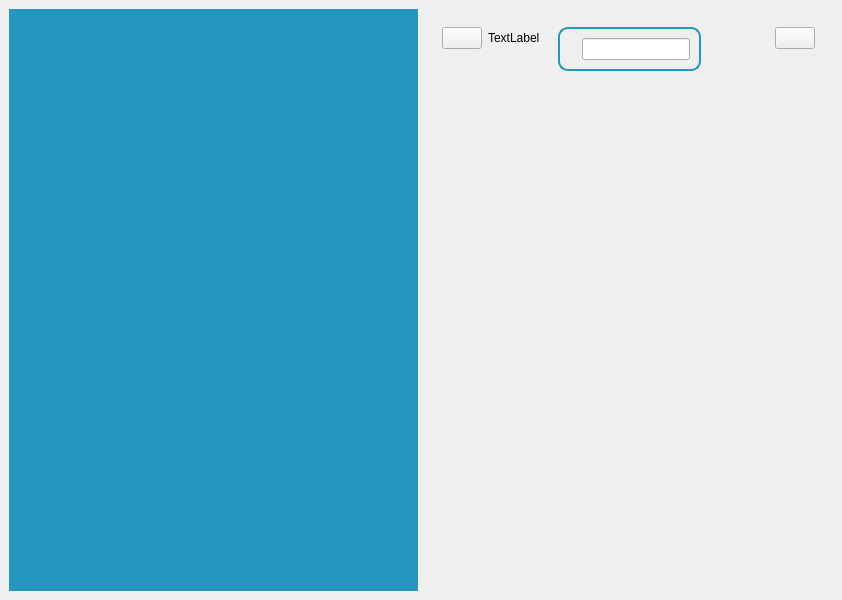
<?xml version="1.0" encoding="UTF-8"?>
<ui version="4.0">
 <class>MainWindow</class>
 <widget class="QMainWindow" name="MainWindow">
  <property name="geometry">
   <rect>
    <x>0</x>
    <y>0</y>
    <width>842</width>
    <height>600</height>
   </rect>
  </property>
  <property name="windowTitle">
   <string>MainWindow</string>
  </property>
  <widget class="QWidget" name="centralwidget">
   <property name="styleSheet">
    <string notr="true">#widget_leftmenu{
background-color:#2596be;
}
#frame{
border-radius: 10px;
border: 2px solid #2596be;
}</string>
   </property>
   <layout class="QHBoxLayout" name="horizontalLayout">
    <item>
     <widget class="QWidget" name="widget_leftmenu" native="true"/>
    </item>
    <item>
     <widget class="QWidget" name="widget_mainbody" native="true">
      <layout class="QVBoxLayout" name="verticalLayout">
       <item>
        <widget class="QWidget" name="widget_headerframe" native="true">
         <layout class="QHBoxLayout" name="horizontalLayout_2">
          <property name="spacing">
           <number>0</number>
          </property>
          <property name="leftMargin">
           <number>0</number>
          </property>
          <property name="topMargin">
           <number>0</number>
          </property>
          <property name="rightMargin">
           <number>0</number>
          </property>
          <property name="bottomMargin">
           <number>0</number>
          </property>
          <item alignment="Qt::AlignLeft|Qt::AlignTop">
           <widget class="QWidget" name="widget" native="true">
            <layout class="QHBoxLayout" name="horizontalLayout_3">
             <item>
              <widget class="QPushButton" name="pushButton">
               <property name="text">
                <string/>
               </property>
               <property name="icon">
                <iconset resource="../../assets/resource.qrc">
                 <normaloff>:/icons/icons/menu.svg</normaloff>:/icons/icons/menu.svg</iconset>
               </property>
              </widget>
             </item>
             <item>
              <widget class="QLabel" name="label">
               <property name="text">
                <string>TextLabel</string>
               </property>
              </widget>
             </item>
            </layout>
           </widget>
          </item>
          <item alignment="Qt::AlignHCenter|Qt::AlignTop">
           <widget class="QWidget" name="widget_2" native="true">
            <layout class="QHBoxLayout" name="horizontalLayout_4">
             <item>
              <widget class="QFrame" name="frame">
               <property name="frameShape">
                <enum>QFrame::StyledPanel</enum>
               </property>
               <property name="frameShadow">
                <enum>QFrame::Raised</enum>
               </property>
               <layout class="QHBoxLayout" name="horizontalLayout_5">
                <item>
                 <widget class="QLabel" name="label_2">
                  <property name="text">
                   <string/>
                  </property>
                  <property name="pixmap">
                   <pixmap resource="../../assets/resource.qrc">:/icons/icons/search.svg</pixmap>
                  </property>
                 </widget>
                </item>
                <item>
                 <widget class="QLineEdit" name="lineEdit"/>
                </item>
               </layout>
              </widget>
             </item>
            </layout>
           </widget>
          </item>
          <item alignment="Qt::AlignRight|Qt::AlignTop">
           <widget class="QWidget" name="widget_3" native="true">
            <layout class="QHBoxLayout" name="horizontalLayout_6">
             <item>
              <widget class="QPushButton" name="pushButton_2">
               <property name="text">
                <string/>
               </property>
               <property name="icon">
                <iconset resource="../../assets/resource.qrc">
                 <normaloff>:/icons/icons/user.svg</normaloff>:/icons/icons/user.svg</iconset>
               </property>
              </widget>
             </item>
            </layout>
           </widget>
          </item>
         </layout>
        </widget>
       </item>
       <item>
        <widget class="QWidget" name="widget_cardsframe" native="true"/>
       </item>
       <item>
        <widget class="QWidget" name="widget_mainframe" native="true"/>
       </item>
      </layout>
     </widget>
    </item>
   </layout>
  </widget>
 </widget>
 <resources>
  <include location="../../assets/resource.qrc"/>
 </resources>
 <connections/>
</ui>
